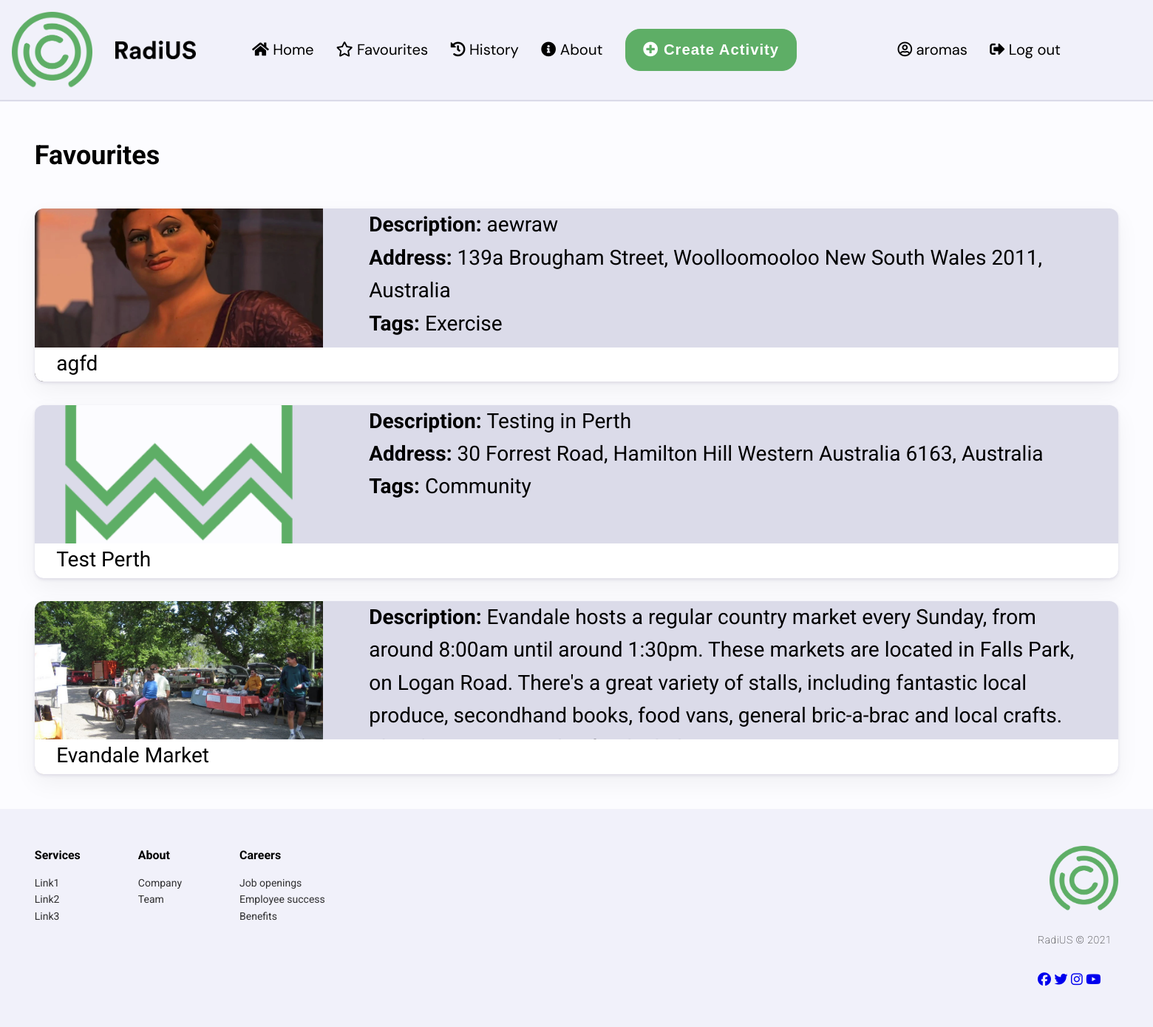
/favourites (signed in), run on an earlier commit of the app's database.
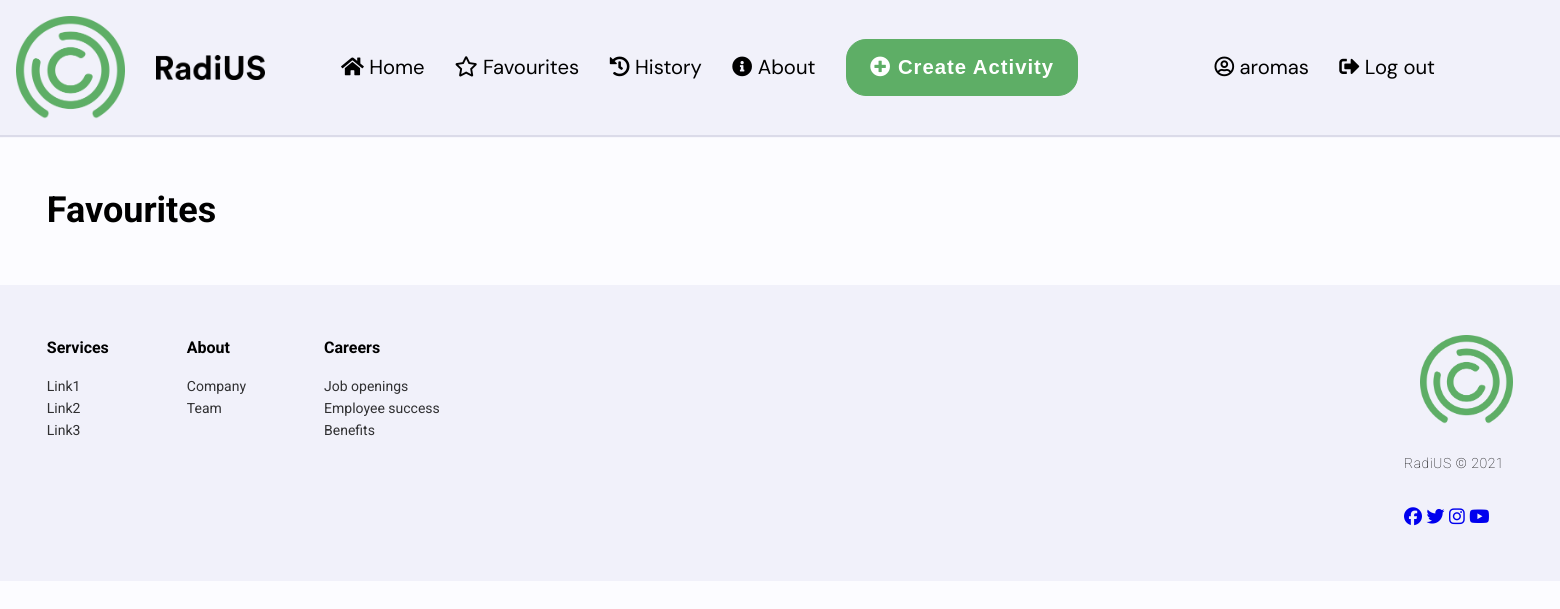
And on a later commit of the database.
### radius/models.py (models this page shows, shortened)
class Activity(models.Model):
    name = models.CharField(max_length=200, help_text='Activity Name')
    description = models.TextField(help_text='Activity Description')
    address = models.CharField(max_length=200, help_text='Activity Address')
    tags = models.ManyToManyField(ActivityTags, help_text='Select Tags')
    id = models.UUIDField(primary_key=True, default=uuid.uuid4,
                          help_text='Activity Key')
    datetime = models.DateTimeField(default=datetime.datetime.now())
    longitude = models.FloatField(default=151.7420)
    latitude = models.FloatField(default=-33.871846)
    image = models.ImageField(upload_to='images/', default='noimage.jpg')

class ActivityTags(models.Model):
    name = models.CharField(max_length=200, help_text='Enter a Tag (e.g. Community')
    def __str__(self):
        return self.name

### radius/views.py (the view)
# urls.py: path('favourites', views.favourites, name='favourites'),
def favourites(request):
    activities = request.user.profile.favourites.all()
    return render(request, 'favourites.html', {'activities' :activities})

### radius/templates/favourites.html
{% extends 'base.html' %}
{% load static %}
{% block content %}
{% include 'partials/navbar.html' %}
<main>
    <h1>Favourites</h1>
{% include 'partials/activitycard-ext.html' %}
</main>
{% include 'partials/footer.html' %}
{% endblock %}

### radius/templates/partials/activitycard-ext.html
{% load static %}
{% if activities %}
        <div class="fav_activityList">
                {% for activity in activities %}
                        <div class="fav_activity_container" onclick="goToActivity('{{ activity.id }}')">
                                <div class="fav_img"><img src="/media/{{ activity.image }}" alt="{{ activity.name }}" width="300"></div>
                                <div class="fav_description">
                                        <b>Description: </b>{{ activity.description }}<br>
                                        <b>Address: </b>{{ activity.address }}<br>
                                        <b>Tags: </b>{{ activity.tags.all|join:", " }}<br>
                                </div>
                                <div class="fav_activity_title">{{ activity.name }}</div>
                        </div>
                {% endfor %}
{% endif %}
        </div>

What changed in the data, as far as the page shows it:
no longer on this page (row unchanged): Activity: image (picture), description "aewraw", address "139a Brougham Street, Woolloomooloo New South Wales 2011, Australia", tags.all "Exercise", name "agfd"
removed Activity: image (placeholder picture), description "Testing in Perth", address "30 Forrest Road, Hamilton Hill Western Australia 6163, Australia", tags.all "Community", name "Test Perth"
no longer on this page (row unchanged): Activity: image (picture), description "Evandale hosts a regular country market every Sunday, from around 8:00am until around 1:30pm. These markets are located in Falls Park, on Logan Road. There's a great variety of stalls, including fantastic local produce, secondhand books, food vans, general bric-a-brac and local crafts.…", name "Evandale Market"
